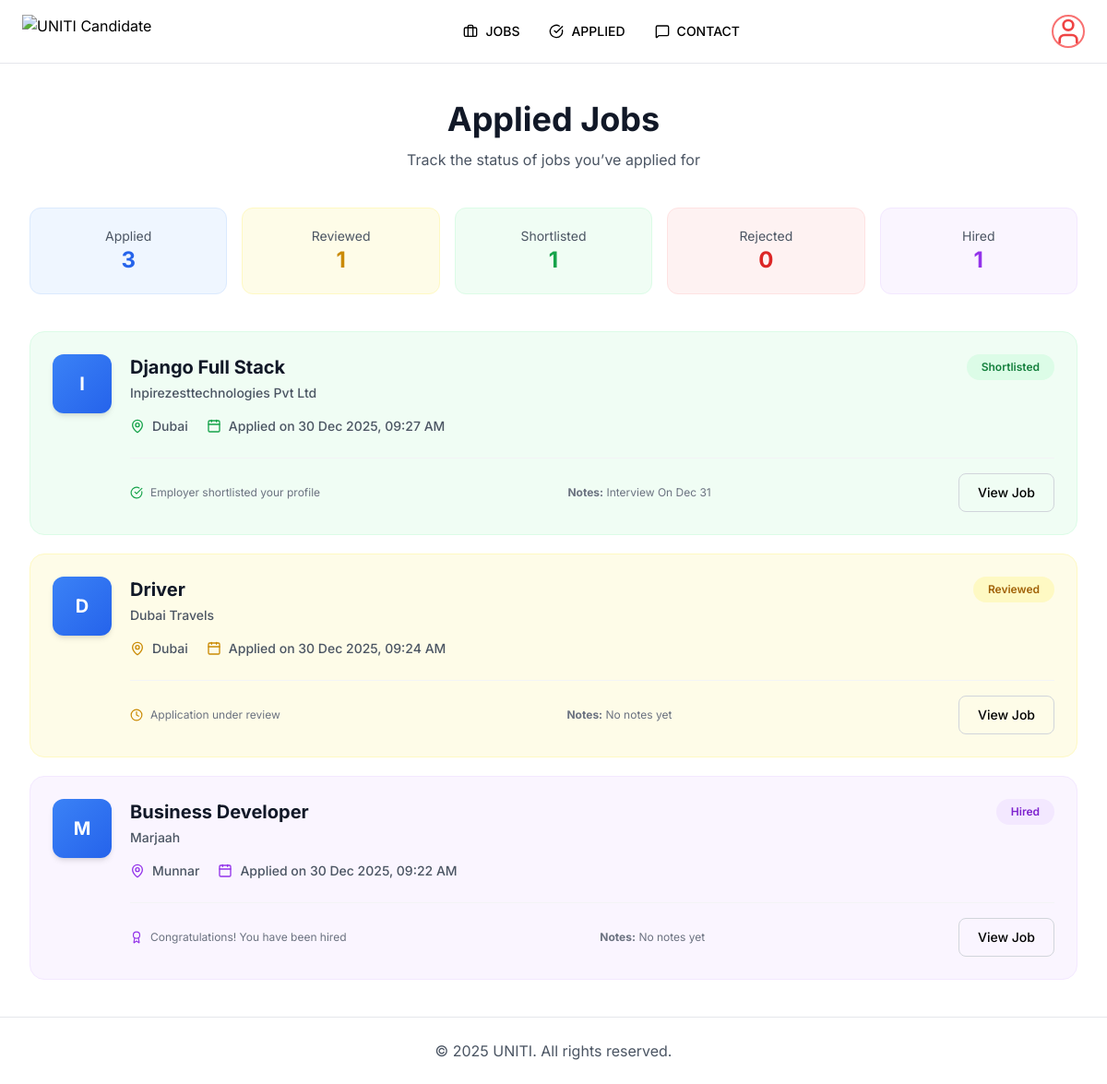
The page /candidate/jobappliedlist/ (signed in) on the database as committed earlier.
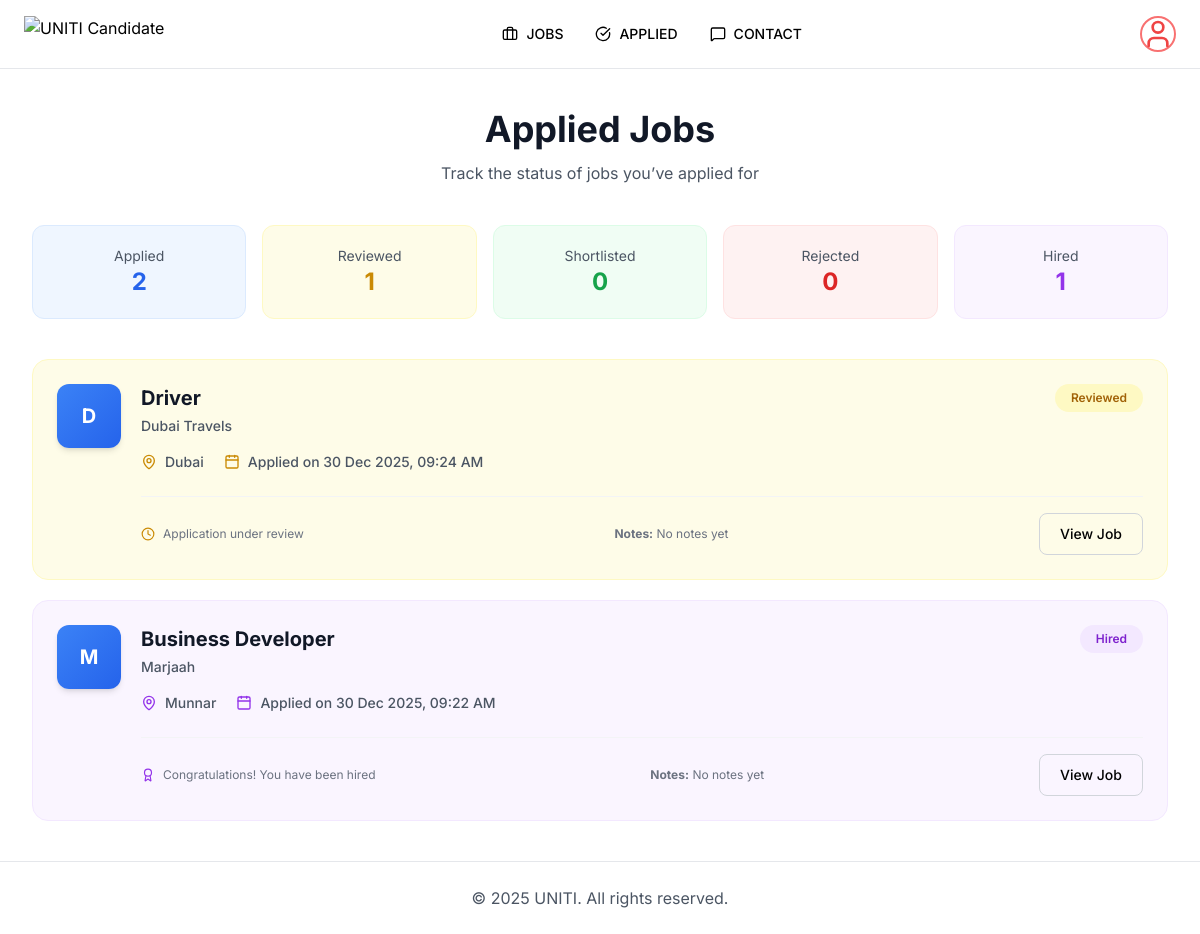
The same page on the database as committed later.
### app/models.py (models this page shows, shortened)
class JobApplication(models.Model):
    candidate = models.ForeignKey('User', on_delete=models.CASCADE, related_name='applications')
    job = models.ForeignKey(Job, on_delete=models.CASCADE, related_name='applications')
    applied_at = models.DateTimeField(auto_now_add=True)
    status_choices = [
        ('applied', 'Applied'),
        ('reviewed', 'Reviewed'),
        ('shortlisted', 'Shortlisted'),
        ('rejected', 'Rejected'),
        ('hired', 'Hired'),
    ]
    status = models.CharField(max_length=15, choices=status_choices, default='applied')
    notes = models.TextField(blank=True, null=True)
    class Meta:
        unique_together = ('candidate', 'job')

class Job(models.Model):
    JOB_TYPE_CHOICES = [
        ('remote', 'Remote'),
        ('hybrid', 'Hybrid'),
        ('fulltime', 'Full-time'),
    ]
    title = models.CharField(max_length=200)
    company = models.CharField(max_length=150)
    location = models.CharField(max_length=150)
    job_type = models.CharField(max_length=10, choices=JOB_TYPE_CHOICES)
    skill_1 = models.CharField(max_length=100)
    skill_2 = models.CharField(max_length=100, blank=True, null=True)
    skill_3 = models.CharField(max_length=100, blank=True, null=True)
    skill_4 = models.CharField(max_length=100, blank=True, null=True)
    skill_5 = models.CharField(max_length=100, blank=True, null=True)
    experience = models.CharField(max_length=100, blank=True, null=True)
    vacancies = models.PositiveIntegerField(default=1)
    required_qualification = models.TextField()
    description = models.TextField()
    category = models.ForeignKey(JobCategory, on_delete=models.CASCADE, related_name='jobs')
    created_at = models.DateTimeField(auto_now_add=True)
    updated_at = models.DateTimeField(auto_now=True)
    posted_by = models.ForeignKey('User', on_delete=models.SET_NULL, null=True, blank=True, related_name='posted_jobs')

### app/views.py (the view)
# urls.py: path('candidate/jobappliedlist/',views.CandidateJobAppliedList, name='candidate-jobappliedlist'),
@login_required(login_url='candidate-login')
def CandidateJobAppliedList(request):
    applications = (
        JobApplication.objects
        .select_related('job', 'job__category')
        .filter(candidate=request.user)
        .order_by('-applied_at')
    )
    context = {
        "applications": applications,
        "total_applications": applications.count(),
        "reviewed_count": applications.filter(status='reviewed').count(),
        "shortlisted_count": applications.filter(status='shortlisted').count(),
        "rejected_count": applications.filter(status='rejected').count(),
        "hired_count": applications.filter(status='hired').count(),
    }
    return render(request, 'candidate/jobappliedlist.html', context)

### app/templates/candidate/jobappliedlist.html
{% extends 'cbase.html' %}
{% block content %}
<div class="max-w-7xl mx-auto px-4 sm:px-6 lg:px-8 py-10">
    <div class="text-center mb-10">
        <h1 class="text-2xl md:text-4xl font-bold text-gray-900 mb-3">
            Applied Jobs
        </h1>
        <p class="text-md text-gray-600">
            Track the status of jobs you’ve applied for
        </p>
    </div>
    <div class="grid grid-cols-2 md:grid-cols-3 lg:grid-cols-5 gap-4 mb-10">
        <div class="bg-blue-50 border border-blue-100 rounded-xl p-5 text-center">
            <p class="text-sm text-gray-600">Applied</p>
            <p class="text-2xl font-bold text-blue-600">{{ total_applications }}</p>
        </div>
        <div class="bg-yellow-50 border border-yellow-100 rounded-xl p-5 text-center">
            <p class="text-sm text-gray-600">Reviewed</p>
            <p class="text-2xl font-bold text-yellow-600">{{ reviewed_count }}</p>
        </div>
        <div class="bg-green-50 border border-green-100 rounded-xl p-5 text-center">
            <p class="text-sm text-gray-600">Shortlisted</p>
            <p class="text-2xl font-bold text-green-600">{{ shortlisted_count }}</p>
        </div>
        <div class="bg-red-50 border border-red-100 rounded-xl p-5 text-center">
            <p class="text-sm text-gray-600">Rejected</p>
            <p class="text-2xl font-bold text-red-600">{{ rejected_count }}</p>
        </div>
        <div class="bg-purple-50 border border-purple-100 rounded-xl p-5 text-center">
            <p class="text-sm text-gray-600">Hired</p>
            <p class="text-2xl font-bold text-purple-600">{{ hired_count }}</p>
        </div>
    </div>
    <div class="space-y-5">
        {% for application in applications %}
        {% with job=application.job %}
        <div class="border rounded-2xl p-6 transition-all duration-300
            {% if application.status == 'applied' %} bg-blue-50 border-blue-100
            {% elif application.status == 'reviewed' %} bg-yellow-50 border-yellow-100
            {% elif application.status == 'shortlisted' %} bg-green-50 border-green-100
            {% elif application.status == 'rejected' %} bg-red-50 border-red-100 opacity-90
            {% elif application.status == 'hired' %} bg-purple-50 border-purple-100
            {% endif %}
        ">
            <div class="flex flex-col md:flex-row gap-5">
                <div class="w-16 h-16 bg-gradient-to-br from-blue-500 to-blue-600 rounded-xl flex items-center justify-center text-white font-bold text-xl shadow-md flex-shrink-0">
                    {{ job.company|slice:":1"|upper }}
                </div>
                <div class="flex-1">
                    <div class="flex justify-between items-start flex-wrap gap-3 mb-2">
                        <div>
                            <h3 class="text-xl font-bold text-gray-900">{{ job.title }}</h3>
                            <p class="text-sm text-gray-600 mt-1 font-medium">{{ job.company }}</p>
                        </div>
                        <span class="text-xs px-4 py-1.5 rounded-full font-semibold
                            {% if application.status == 'applied' %} bg-blue-100 text-blue-700
                            {% elif application.status == 'reviewed' %} bg-yellow-100 text-yellow-700
                            {% elif application.status == 'shortlisted' %} bg-green-100 text-green-700
                            {% elif application.status == 'rejected' %} bg-red-100 text-red-700
                            {% elif application.status == 'hired' %} bg-purple-100 text-purple-700
                            {% endif %}
                        ">
                            {{ application.get_status_display }}
                        </span>
                    </div>
                    <div class="flex flex-wrap gap-5 text-sm text-gray-600 mt-4">
                        <span class="flex items-center gap-2">
                            <i data-lucide="map-pin"
                                class="w-4 h-4
                                {% if application.status == 'applied' %} text-blue-600
                                {% elif application.status == 'reviewed' %} text-yellow-600
                                {% elif application.status == 'shortlisted' %} text-green-600
                                {% elif application.status == 'rejected' %} text-red-600
                                {% elif application.status == 'hired' %} text-purple-600
                                {% endif %}"></i>
                            <span class="font-medium">{{ job.location }}</span>
                        </span>
                        <span class="flex items-center gap-2">
                            <i data-lucide="calendar"
                                class="w-4 h-4
                                {% if application.status == 'applied' %} text-blue-600
                                {% elif application.status == 'reviewed' %} text-yellow-600
                                {% elif application.status == 'shortlisted' %} text-green-600
                                {% elif application.status == 'rejected' %} text-red-600
                                {% elif application.status == 'hired' %} text-purple-600
                                {% endif %}"></i>
                            <span class="font-medium">
                                Applied on {{ application.applied_at|date:"d M Y, H:i A" }}
                            </span>
                        </span>
                    </div>
                    <div class="flex justify-between items-center mt-6 pt-4 border-t border-gray-100 flex-wrap gap-4">
                        <p class="text-xs text-gray-500 flex items-center gap-2">
                            {% if application.status == 'applied' %}
                                <i data-lucide="send" class="w-3.5 h-3.5 text-blue-600"></i>
                                Application submitted successfully
                            {% elif application.status == 'reviewed' %}
                                <i data-lucide="clock" class="w-3.5 h-3.5 text-yellow-600"></i>
                                Application under review
                            {% elif application.status == 'shortlisted' %}
                                <i data-lucide="check-circle" class="w-3.5 h-3.5 text-green-600"></i>
                                Employer shortlisted your profile
                            {% elif application.status == 'rejected' %}
                                <i data-lucide="x-circle" class="w-3.5 h-3.5 text-red-600"></i>
                                Application was not selected
                            {% elif application.status == 'hired' %}
                                <i data-lucide="award" class="w-3.5 h-3.5 text-purple-600"></i>
                                Congratulations! You have been hired
                            {% endif %}
                        </p>
                        <p class="text-xs text-gray-500">
                            <strong>Notes:</strong>
                            {% if application.notes %}
                                {{ application.notes }}
                            {% else %}
                                No notes yet
                            {% endif %}
                        </p>
                        <div class="flex gap-3">
                            <a href="{% url 'candidate-jobdetail' job.id %}"
                               class="border border-gray-300 hover:border-blue-600 hover:text-blue-600 px-5 py-2.5 rounded-lg text-sm font-medium transition-colors">
                                View Job
                            </a>
                        </div>
                    </div>
                </div>
            </div>
        </div>
        {% endwith %}
        {% empty %}
        <p class="text-center text-gray-500 py-20">You haven’t applied to any jobs yet.</p>
        {% endfor %}
    </div>
</div>
{% endblock %}

### app/templates/cbase.html (shortened to what this page needs)
<!DOCTYPE html>
<html lang="en">
<head>
    <script src="https://cdn.tailwindcss.com"></script>
    <link href="https://unpkg.com/aos@2.3.1/dist/aos.css" rel="stylesheet">
</head>
<body class="bg-white text-black">
    <nav class="hidden md:block sticky top-0 z-50 bg-white border-b">
        <div class="max-w-7xl mx-auto px-6 py-4 flex items-center justify-between">
            <div class="flex items-center gap-3">
                <img src="https://goridemoto.com/wp-content/uploads/2022/09/logo4.png" alt="UNITI Candidate"
                    class="h-9 w-auto object-contain">
            </div>
            <ul class="flex items-center gap-8 text-sm font-medium uppercase">
                <li>
                    <a href="{% url 'candidate-joblist' %}"
                        class="flex items-center gap-2 hover:text-gray-500 transition">
                        <i data-lucide="briefcase" class="w-4 h-4"></i>
                        Jobs
                    </a>
                </li>
                <li>
                    <a href="{% url 'candidate-jobappliedlist' %}"
                        class="flex items-center gap-2 hover:text-gray-500 transition">
                        <i data-lucide="check-circle" class="w-4 h-4"></i>
                        Applied
                    </a>
                </li>
                <li>
                    <a href="{% url 'candidate-contact' %}"
                        class="flex items-center gap-2 hover:text-gray-500 transition">
                        <i data-lucide="message-square" class="w-4 h-4"></i>
                        Contact
                    </a>
                </li>
            </ul>
            <a href="{% url 'candidate-profile' %}" class="inline-flex items-center justify-center rounded-full border-2
                  border-red-400 text-red-500 hover:bg-red-500 hover:text-white transition">
                <i data-lucide="user" class="w-8 h-8"></i>
            </a>
        </div>
    </nav>
    <main class="pb-24 md:pb-0">
        {% block content %}
        {% endblock %}
    </main>
    <footer class="hidden md:block text-center py-6 border-t text-gray-600">
        © {% now 'Y' %} UNITI. All rights reserved.
    </footer>
</body>
</html>

### app/templates/cbase.html (style rules this page uses)
body { font-family: 'Inter', sans-serif; }
body, html { margin: 0; padding: 0; }

Rows that differ between the two databases and show on the page:
removed JobApplication: job.company "I", job "Django Full Stack", job.company "Inpirezesttechnologies Pvt Ltd", status "Shortlisted", job.location "Dubai", applied_at "30 Dec 2025, 09:27 AM", shows "Employer shortlisted your profile", notes "Interview On Dec 31"
Other text that changed with them:
{{ total_applications }}: "3" → "2"
{{ shortlisted_count }}: "1" → "0"
